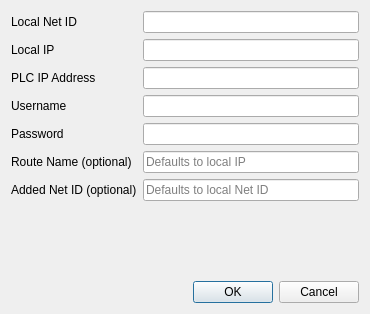
<?xml version="1.0" encoding="UTF-8"?>
<ui version="4.0">
 <class>RouteCreationDialog</class>
 <widget class="QDialog" name="RouteCreationDialog">
  <property name="geometry">
   <rect>
    <x>0</x>
    <y>0</y>
    <width>370</width>
    <height>314</height>
   </rect>
  </property>
  <property name="windowTitle">
   <string>Create ADS Route</string>
  </property>
  <layout class="QVBoxLayout" name="verticalLayout">
   <item>
    <layout class="QFormLayout" name="formLayout">
     <property name="fieldGrowthPolicy">
      <enum>QFormLayout::FieldGrowthPolicy::ExpandingFieldsGrow</enum>
     </property>
     <item row="0" column="0">
      <widget class="QLabel" name="labelSendingNetId">
       <property name="text">
        <string>Local Net ID</string>
       </property>
       <property name="buddy">
        <cstring>editSendingNetId</cstring>
       </property>
      </widget>
     </item>
     <item row="0" column="1">
      <widget class="QLineEdit" name="editSendingNetId"/>
     </item>
     <item row="1" column="0">
      <widget class="QLabel" name="labelAddingHostName">
       <property name="text">
        <string>Local IP</string>
       </property>
       <property name="buddy">
        <cstring>editAddingHostName</cstring>
       </property>
      </widget>
     </item>
     <item row="1" column="1">
      <widget class="QLineEdit" name="editAddingHostName"/>
     </item>
     <item row="2" column="0">
      <widget class="QLabel" name="labelIpAddress">
       <property name="text">
        <string>PLC IP Address</string>
       </property>
       <property name="buddy">
        <cstring>editIpAddress</cstring>
       </property>
      </widget>
     </item>
     <item row="2" column="1">
      <widget class="QLineEdit" name="editIpAddress"/>
     </item>
     <item row="3" column="0">
      <widget class="QLabel" name="labelUsername">
       <property name="text">
        <string>Username</string>
       </property>
       <property name="buddy">
        <cstring>editUsername</cstring>
       </property>
      </widget>
     </item>
     <item row="3" column="1">
      <widget class="QLineEdit" name="editUsername"/>
     </item>
     <item row="4" column="0">
      <widget class="QLabel" name="labelPassword">
       <property name="text">
        <string>Password</string>
       </property>
       <property name="buddy">
        <cstring>editPassword</cstring>
       </property>
      </widget>
     </item>
     <item row="4" column="1">
      <widget class="QLineEdit" name="editPassword">
       <property name="echoMode">
        <enum>QLineEdit::EchoMode::Password</enum>
       </property>
      </widget>
     </item>
     <item row="5" column="0">
      <widget class="QLabel" name="labelRouteName">
       <property name="text">
        <string>Route Name (optional)</string>
       </property>
       <property name="buddy">
        <cstring>editRouteName</cstring>
       </property>
      </widget>
     </item>
     <item row="5" column="1">
      <widget class="QLineEdit" name="editRouteName">
       <property name="placeholderText">
        <string>Defaults to local IP</string>
       </property>
      </widget>
     </item>
     <item row="6" column="0">
      <widget class="QLabel" name="labelAddedNetId">
       <property name="text">
        <string>Added Net ID (optional)</string>
       </property>
       <property name="buddy">
        <cstring>editAddedNetId</cstring>
       </property>
      </widget>
     </item>
     <item row="6" column="1">
      <widget class="QLineEdit" name="editAddedNetId">
       <property name="placeholderText">
        <string>Defaults to local Net ID</string>
       </property>
      </widget>
     </item>
    </layout>
   </item>
   <item>
    <widget class="QDialogButtonBox" name="buttonBox">
     <property name="standardButtons">
      <set>QDialogButtonBox::StandardButton::Cancel|QDialogButtonBox::StandardButton::Ok</set>
     </property>
    </widget>
   </item>
  </layout>
 </widget>
 <resources/>
 <connections>
  <connection>
   <sender>buttonBox</sender>
   <signal>accepted()</signal>
   <receiver>RouteCreationDialog</receiver>
   <slot>accept()</slot>
   <hints>
    <hint type="sourcelabel">
     <x>130</x>
     <y>293</y>
    </hint>
    <hint type="destinationlabel">
     <x>368</x>
     <y>214</y>
    </hint>
   </hints>
  </connection>
  <connection>
   <sender>buttonBox</sender>
   <signal>rejected()</signal>
   <receiver>RouteCreationDialog</receiver>
   <slot>reject()</slot>
   <hints>
    <hint type="sourcelabel">
     <x>162</x>
     <y>290</y>
    </hint>
    <hint type="destinationlabel">
     <x>370</x>
     <y>251</y>
    </hint>
   </hints>
  </connection>
 </connections>
</ui>
